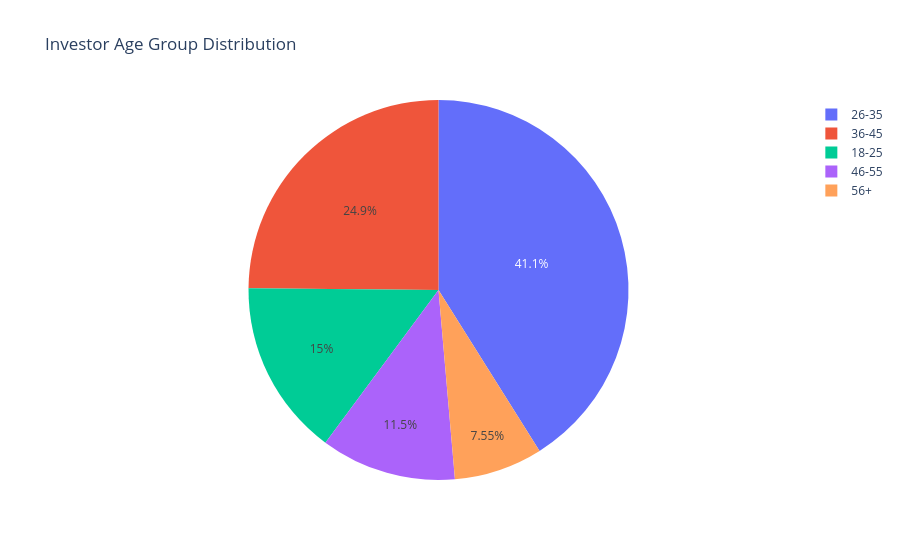

The notebook cell this image was saved under:
### Code cell
age_counts = transactions[
    "age_group"
].value_counts()

fig = px.pie(

    values=age_counts.values,

    names=age_counts.index,

    title="Investor Age Group Distribution"

)

fig.show()

### Figure 1 — Plotly figure (JSON) as saved in the notebook; plotly's stock layout.template omitted (floating-point values rounded to 4 significant figures)
{"data": [{"domain": {"x": [0, 1], "y": [0, 1]}, "hovertemplate": "label=%{label}<br>value=%{value}<extra></extra>", "labels": ["26-35", "36-45", "18-25", "46-55", "56+"], "legendgroup": "", "name": "", "showlegend": true, "type": "pie", "values": [13463, 8146, 4916, 3779, 2474]}], "layout": {"legend": {"tracegroupgap": 0}, "title": {"text": "Investor Age Group Distribution"}}}
